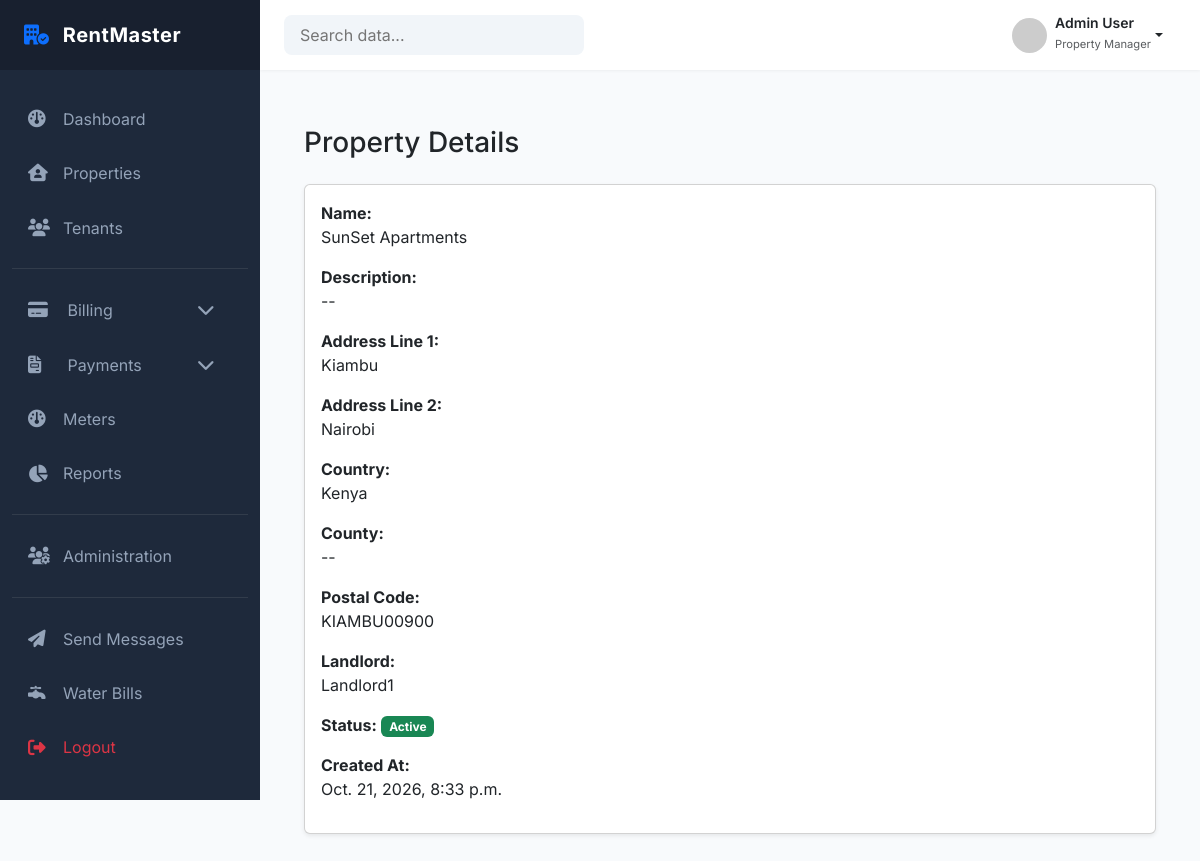
Before: /properties/1/ (signed in) with the older database file.
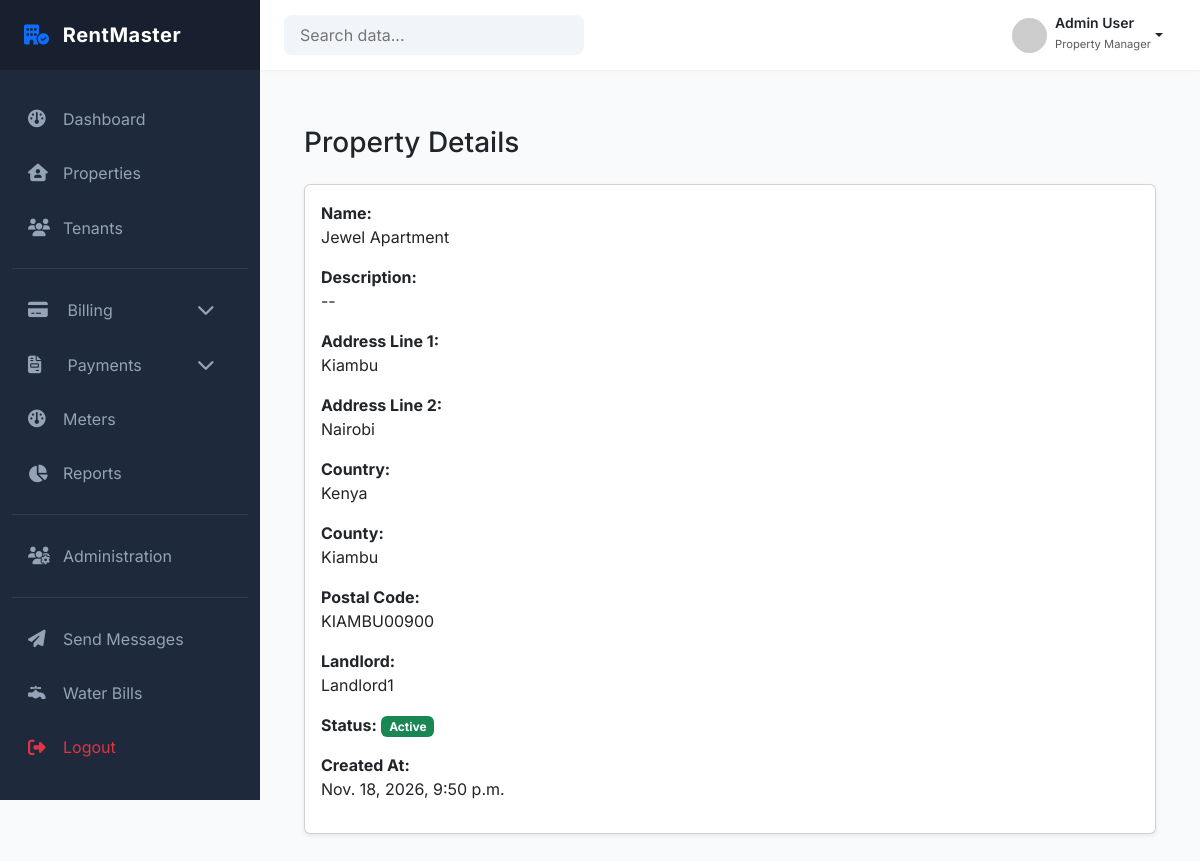
After: the same page with the newer database file.
### properties/models.py (models this page shows, shortened)
class Property(models.Model):
    landlord = models.ForeignKey(
        settings.AUTH_USER_MODEL,
        on_delete=models.PROTECT,
        related_name="properties",
        limit_choices_to={"role": "LANDLORD"}
    )
    name = models.CharField(max_length=150)
    description = models.TextField(blank=True)
    address_line_1 = models.CharField(max_length=250)
    address_line_2 = models.CharField(max_length=255, blank=True)
    country = models.CharField(max_length=100)
    county = models.CharField(max_length=100, blank=True)
    postal_code = models.CharField(max_length=20, blank=True)
    is_active = models.BooleanField(default=True)
    created_at = models.DateTimeField(auto_now_add=True)
    updated_at = models.DateTimeField(auto_now=True)
    class Meta:
        constraints = [
            UniqueConstraint(
                fields=["landlord", "name"],
                name="unique_property_name_per_landlord"
            )
        ]
        ordering = ["-created_at"]

### accounts/models.py (models this page shows, shortened)
class User(AbstractUser):
    role = models.CharField(
        max_length=20,
        choices=Role.choices,
        default=Role.SYSTEM_ADMIN
    )
    phone_number = models.CharField(max_length=20, blank=True)
    landlord = models.ForeignKey(
        "self",
        null=True,
        blank=True,
        on_delete=models.PROTECT,
        limit_choices_to={"role": "LANDLORD"},
        related_name="caretakers"
    )
    created_at = models.DateTimeField(auto_now_add=True)

### properties/views.py (the view)
# urls.py: path('<int:property_id>/', views.property_detail, name='property_detail'),
@login_required
def property_detail(request, property_id):
    property = get_property_details(
        user=request.user,
        property_id=property_id
    )
    return render(request, "properties/property_detail.html", {
        "property": property
    })

### properties/services/property_service.py (called while the page is built)
def get_property_details(*, user, property_id):
    property = get_object_or_404(
        Property.objects.select_related("landlord"),
        id=property_id
    )
    return property

### templates/properties/property_detail.html
{% extends 'dashboard/base_dashboard.html' %}
{% block content %}
<div class="container py-4">
  <h3 class="mb-4">Property Details</h3>
  <div class="card shadow-sm">
    <div class="card-body">
      <div class="mb-3">
        <label class="fw-bold">Name:</label>
        <p>{{ property.name }}</p>
      </div>
      <div class="mb-3">
        <label class="fw-bold">Description:</label>
        <p>{{ property.description|default:"--" }}</p>
      </div>
      <div class="mb-3">
        <label class="fw-bold">Address Line 1:</label>
        <p>{{ property.address_line_1 }}</p>
      </div>
      <div class="mb-3">
        <label class="fw-bold">Address Line 2:</label>
        <p>{{ property.address_line_2|default:"--" }}</p>
      </div>
      <div class="mb-3">
        <label class="fw-bold">Country:</label>
        <p>{{ property.country }}</p>
      </div>
      <div class="mb-3">
        <label class="fw-bold">County:</label>
        <p>{{ property.county|default:"--" }}</p>
      </div>
      <div class="mb-3">
        <label class="fw-bold">Postal Code:</label>
        <p>{{ property.postal_code|default:"--" }}</p>
      </div>
      <div class="mb-3">
        <label class="fw-bold">Landlord:</label>
        <p>{{ property.landlord.username }}</p>
      </div>
      <div class="mb-3">
        <label class="fw-bold">Status:</label>
        {% if property.is_active %}
          <span class="badge bg-success">Active</span>
        {% else %}
          <span class="badge bg-secondary">Inactive</span>
        {% endif %}
      </div>
      <div class="mb-3">
        <label class="fw-bold">Created At:</label>
        <p>{{ property.created_at }}</p>
      </div>
    </div>
  </div>
</div>
{% endblock %}

Changed rows visible on the page:
changed Property "Kiambu": name "SunSet Apartments" → "Jewel Apartment"; county "--" → "Kiambu"; created_at "Oct. 21, 2026, 8:33 p.m." → "Nov. 18, 2026, 9:50 p.m."
